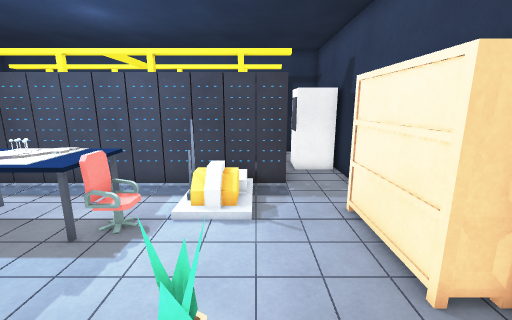
view 1 (above)

12 first-person views from a walk through a scene from a Unity 3-D project. The camera is 1.5 m above the floor, tilts 12° down and sees 90° across. The floor is counted in squares, 0.5 m on a side. Each view is taken from the middle of a square. On the plan, view 1 faces up. The plan holds only what a view shows up to about 19 squares ahead; the rest is blank.

view 2
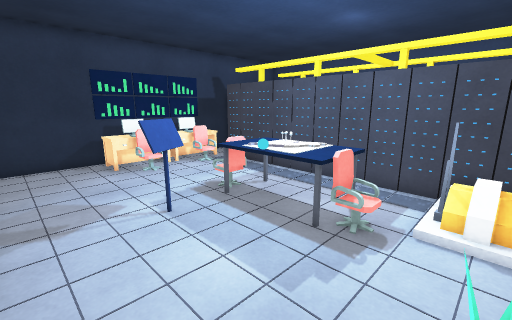

view 3
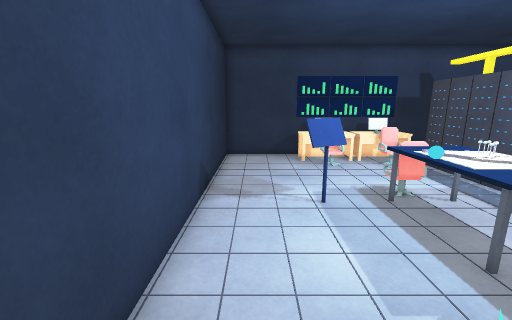

view 4
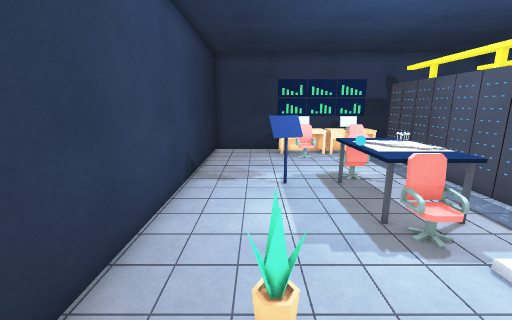

view 5
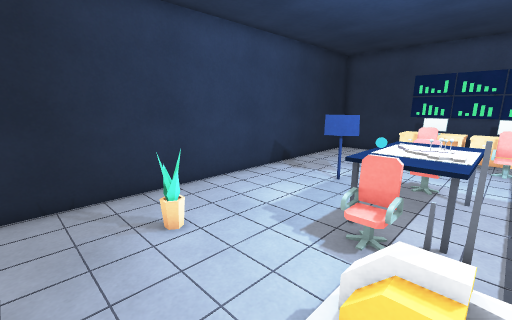

view 6
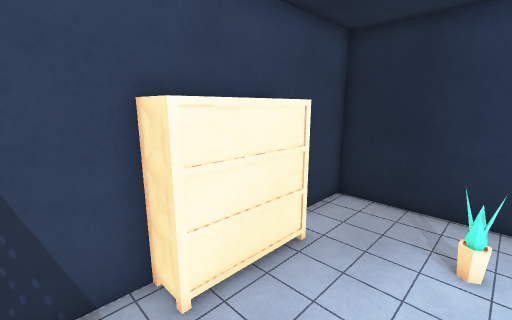

view 7
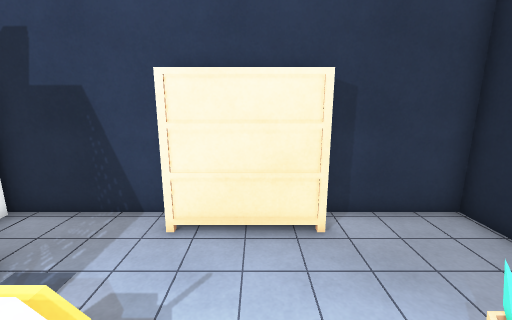

view 8
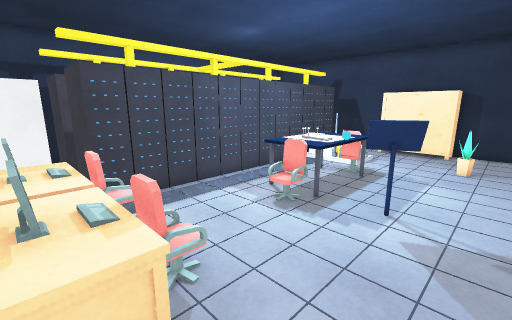

view 9
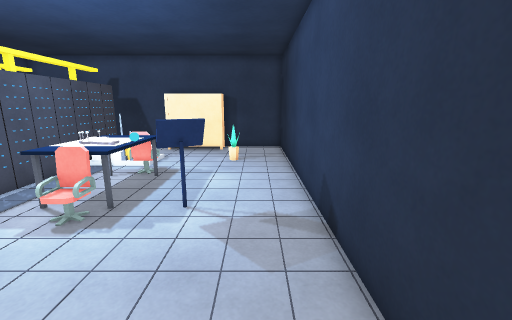

view 10
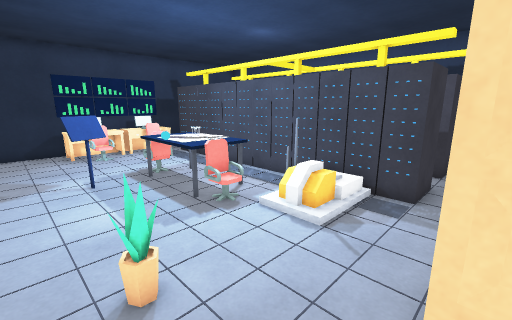

view 11
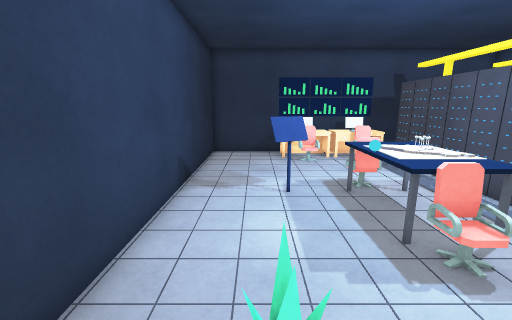

view 12
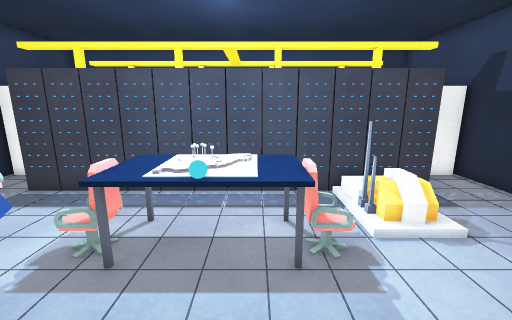

### Floor plan
Key: @ floor where view 1 was taken; # wall or solid block; x gap in a wall; . main floor; : floor 0.25 m higher than the main floor; / step, stairs or slope; = window, fence, low wall or low ledge; ^ raised ledge; O other object.
Columns run from 16 left of view 1 to 4 right of it. Each row starts with its distance up from view 1.
 12 ####           ######
 11 ^^^#           ###..#
 10 ^^^###############..#
  9 #^^.........../:....#
  8 #^OO..........//....#
  7 #^^.....^^^^^.=/...##
  6 #^^.....O^^^O......#
  5 #^OO....^^O^.......#
  4 #^^.....x..........#
  3 #.......##.........##
  2 #..............O....#
  1 #...................#
  0 #...............@...#
 -1 #####################

Where each view was taken, in squares from view 1:
view 1: 0 up, 0 right, facing up
view 2: 0 up, 1 left, facing up-left
view 3: 1 up, 0 right, facing left
view 4: 2 up, 2 right, facing left
view 5: 8 up, 2 right, facing down-left
view 6: 9 up, 1 left, facing down-right
view 7: 5 up, 3 left, facing right
view 8: 1 up, 15 left, facing up-right
view 9: 1 up, 15 left, facing right
view 10: 1 up, 3 right, facing up-left
view 11: 2 up, 1 right, facing left
view 12: 1 up, 5 left, facing up
